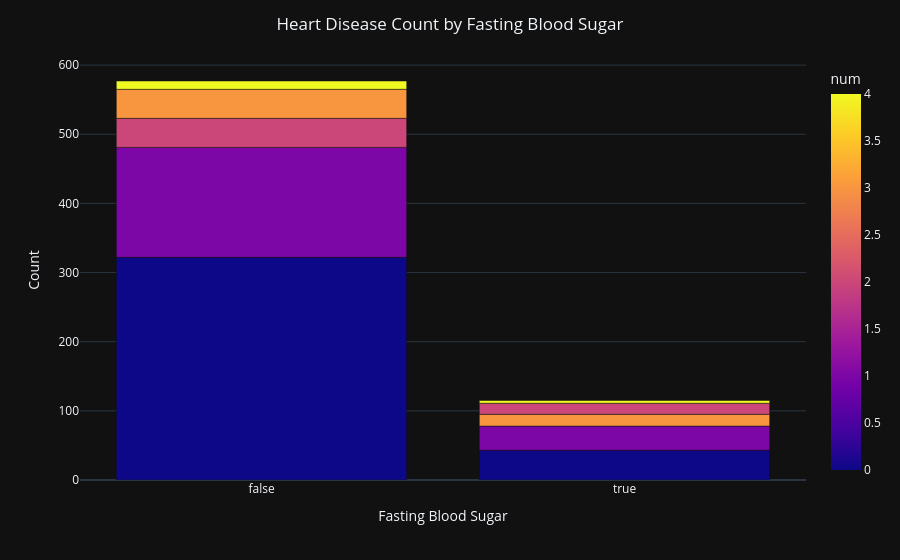

Notebook code for this chart:
### Code cell
data = heart.groupby('fbs')['num'].value_counts().reset_index(name='count')
fig = px.bar(data, x='fbs', y='count', color='num', barmode='group',template='plotly_dark')
fig.update_layout(title='Heart Disease Count by Fasting Blood Sugar',
                  title_x=0.5,
                  xaxis_title='Fasting Blood Sugar',
                  yaxis_title='Count',
                  legend_title='Heart Disease')
fig.show()
#It highlights that the majority of heart disease occurrences are among individuals with "false" fasting blood sugar levels, while fewer cases are seen in those with "true" fasting blood sugar. The color-coded bars also provide insights into the severity of heart disease within these groups

### Figure 1 — Plotly figure (JSON) as saved in the notebook; plotly's stock layout.template omitted (floating-point values rounded to 4 significant figures)
{"data": [{"alignmentgroup": "True", "hovertemplate": "fbs=%{x}<br>count=%{y}<br>num=%{marker.color}<extra></extra>", "legendgroup": "", "marker": {"color": [0, 1, 2, 3, 4, 0, 1, 3, 2, 4], "coloraxis": "coloraxis", "pattern": {"shape": ""}}, "name": "", "offsetgroup": "", "orientation": "v", "showlegend": false, "textposition": "auto", "type": "bar", "x": [false, false, false, false, false, true, true, true, true, true], "xaxis": "x", "y": [322, 159, 42, 42, 12, 43, 35, 17, 16, 4], "yaxis": "y"}], "layout": {"autosize": true, "barmode": "group", "coloraxis": {"colorbar": {"title": {"text": "num"}}, "colorscale": [[0, "#0d0887"], [0.1111, "#46039f"], [0.2222, "#7201a8"], [0.3333, "#9c179e"], [0.4444, "#bd3786"], [0.5556, "#d8576b"], [0.6667, "#ed7953"], [0.7778, "#fb9f3a"], [0.8889, "#fdca26"], [1, "#f0f921"]]}, "legend": {"title": {"text": "Heart Disease"}, "tracegroupgap": 0}, "margin": {"t": 60}, "title": {"text": "Heart Disease Count by Fasting Blood Sugar", "x": 0.5}, "xaxis": {"anchor": "y", "autorange": true, "domain": [0, 1], "range": [-0.5, 1.5], "title": {"text": "Fasting Blood Sugar"}, "type": "category"}, "yaxis": {"anchor": "x", "autorange": true, "domain": [0, 1], "range": [0, 607.4], "title": {"text": "Count"}, "type": "linear"}}}
